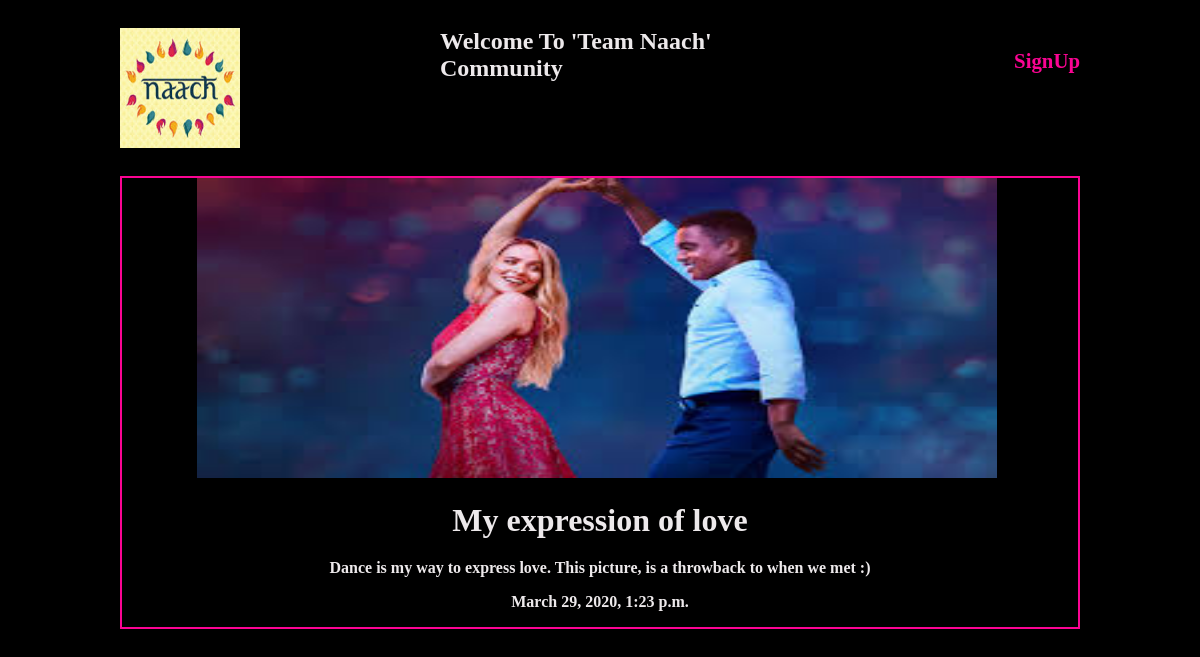
/articles/my-expression-of-love/, run on the app's committed database.
### articles/models.py (models this page shows, shortened)
class Article(models.Model):
    title= models.CharField(max_length=140)
    slog=models.SlugField(max_length=250, unique=True)
    body=models.TextField()
    date= models.DateTimeField(auto_now_add=True)
    thumb=models.ImageField(default='default.jpg', blank=True)
    author= models.ForeignKey(User,default= None, on_delete=models.DO_NOTHING)

### articles/views.py (the view)
# urls.py: path('<str:slog>/', views.article_detail, name="detail"),
def article_detail(request, slog):
    article= Article.objects.get(slog=slog)
    user= request.user
    return render(request, 'articles/article-detail.html',{'article':article, 'user':user})

### articles/templates/articles/article-detail.html (shortened to what this page needs)
{% extends 'base_layout.html' %}
{% block content %}
<div class="article-detail">
  <div class='article'>
    <img src="{{article.thumb.url}}", height='300', width='800'/>
    <h2>{{article.title}}</h2>
    <p style= overflow-x:hidden >{{article.body}}</p>
    <p>{{article.date}}</p>
  </div>
</div>
{% endblock %}

### assets/styles.css (style rules this page uses)
body { background-color:black; height=100%; background-repeat-y:no-repeat; color: #ede9eb; }
body * { font-family : cursive; font-weight: 600; }
h1,h2,h3,h4,h5 { font-weight: bold; margin:0; }
.article { padding: 10px; border: 2px solid #fb0493; position: relative; }
.article h2 { font-size: 1.2em; }
.article-detail .article { padding: 0; }
.article-detail .article img { margin: auto 75px; margin-width: 100%; }
.article-detail .article h2 { text-align:center; margin: 20px auto; font-size: 2em; }
.article-detail .article p { text-align:center; }

### data on the page
Article: thumb (picture), title "My expression of love", body "Dance is my way to express love. This picture, is a throwback to when we met :)", date "March 29, 2020, 1:23 p.m."
